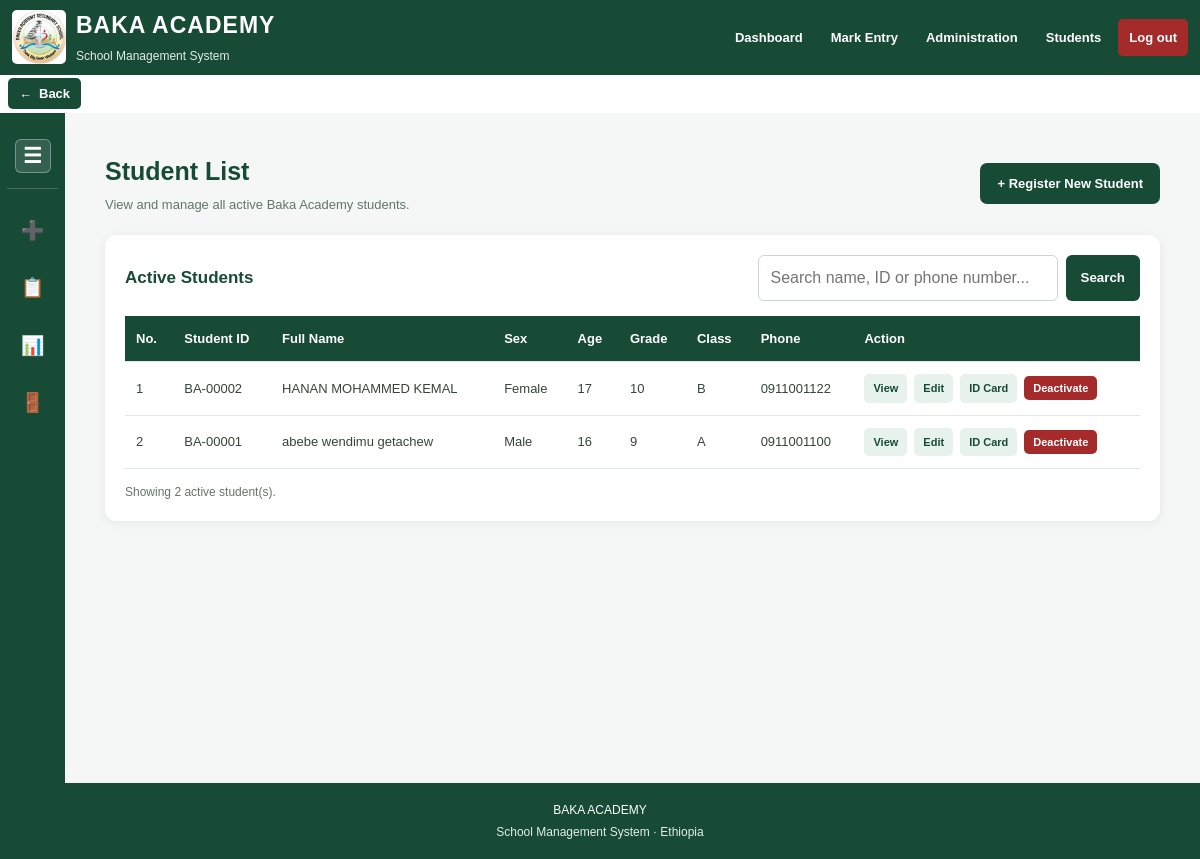
The page /students/list (signed in) on the database its author committed.
### app.py (models this page shows)
class Student(db.Model):
    id = db.Column(db.Integer, primary_key=True)
    student_id = db.Column(db.String(30), unique=True, nullable=False)
    full_name = db.Column(db.String(150), nullable=False)
    grade = db.Column(db.String(10), nullable=False)
    section = db.Column(db.String(10), nullable=False)
    sex = db.Column(db.String(1))
    age = db.Column(db.Integer)
    family_contact_name = db.Column(db.String(150))
    family_phone = db.Column(db.String(30))
    previous_school = db.Column(db.String(150))
    photo_filename = db.Column(db.String(255))
    stream = db.Column(db.String(50))
    academic_year_ec = db.Column(db.String(30))
    academic_year_gc = db.Column(db.String(30))
    is_active = db.Column(
        db.Boolean, nullable=False, default=True, server_default="1"
    )
    left_at = db.Column(db.DateTime)

### app.py (the view, shortened to what this page needs)
@app.route("/students/list")
@student_staff_only
def student_list():
    search = request.args.get("search", "").strip()
    query = Student.query.filter_by(is_active=True)
    students = query.order_by(
        Student.grade,
        Student.section,
        Student.full_name
    ).all()
    return render_template(
        "student_list.html",
        students=students,
        search=search
    )

### app.py (called while the page is built)
def logged_in(fn):
    @wraps(fn)
    def wrapper(*args, **kwargs):
        if "user_id" not in session:
            return redirect(url_for("login"))
        user = db.session.get(User, session["user_id"])
        if not user or not user.is_active:
            session.clear()
            flash("Your account is inactive or unavailable.")
            return redirect(url_for("login"))
        return fn(*args, **kwargs)
    return wrapper

def student_staff_only(fn):
    @wraps(fn)
    @logged_in
    def wrapper(*args, **kwargs):
        user = db.session.get(User, session["user_id"])
        if not user or user.role not in [
            "admin", "student_management"
        ]:
            flash("Student Management access required.")
            return redirect(url_for("dashboard"))
        return fn(*args, **kwargs)
    return wrapper

### templates/student_list.html (shortened to what this page needs)
{% extends "base.html" %}
{% block content %}
<div class="student-layout">
    {% include "_student_sidebar.html" %}
    <section class="student-content">
        <div class="student-list-page">
            <div class="student-list-header">
                <div>
                    <h2>Student List</h2>
                    <p>View and manage all active Baka Academy students.</p>
                </div>
                <a href="{{ url_for('register_student') }}"
                   class="register-button">
                    + Register New Student
                </a>
            </div>
            <div class="student-list-card">
                <div class="list-toolbar">
                    <h3>Active Students</h3>
                    <form method="GET"
                          action="{{ url_for('student_list') }}"
                          class="student-search-form">
                        <input
                            type="text"
                            name="search"
                            value="{{ search }}"
                            placeholder="Search name, ID or phone number...">
                        <button type="submit" class="search-button">
                            Search
                        </button>
                    </form>
                </div>
                <div class="student-table-container">
                    <table class="student-table">
                        <thead>
                            <tr>
                                <th>No.</th>
                                <th>Student ID</th>
                                <th>Full Name</th>
                                <th>Sex</th>
                                <th>Age</th>
                                <th>Grade</th>
                                <th>Class</th>
                                <th>Phone</th>
                                <th>Action</th>
                            </tr>
                        </thead>
                        <tbody>
                            {% for student in students %}
                            <tr>
                                <td>{{ loop.index }}</td>
                                <td>{{ student.student_id }}</td>
                                <td>{{ student.full_name }}</td>
                                <td>
                                    {% if student.sex == "M" %}
                                        Male
                                    {% elif student.sex == "F" %}
                                        Female
                                    {% else %}
                                        -
                                    {% endif %}
                                </td>
                                <td>{{ student.age or '-' }}</td>
                                <td>{{ student.grade }}</td>
                                <td>{{ student.section }}</td>
                                <td>{{ student.family_phone or '-' }}</td>
                                <td>
                                    <div class="student-actions">
                                        <a class="action-link"
                                           href="{{ url_for('student_profile', student_id=student.id, source='students') }}">
                                            View
                                        </a>
                                        <a class="action-link"
                                           href="{{ url_for('edit_student', student_id=student.id) }}">
                                            Edit
                                        </a>
                                        <a class="action-link"
                                           href="{{ url_for('student_id_card', student_id=student.id, source='students') }}">
                                            ID Card
                                        </a>
                                        <form
                                            method="POST"
                                            action="{{ url_for('deactivate_student', student_id=student.id) }}"
                                            onsubmit="return confirm('Are you sure you want to move this student to the Left Student List?');">
                                            <button type="submit"
                                                    class="deactivate-button">
                                                Deactivate
                                            </button>
                                        </form>
                                    </div>
                                </td>
                            </tr>
                            {% else %}
                            <tr>
                                <td colspan="9" class="empty-row">
                                    No active students found.
                                </td>
                            </tr>
                            {% endfor %}
                        </tbody>
                    </table>
                </div>
                <div class="student-count">
                    Showing {{ students|length }} active student(s).
                </div>
            </div>
        </div>
    </section>
</div>
{% endblock %}

### static/style.css (style rules this page uses)
* { box-sizing: border-box; }
:root { --green: #174b36; --green-dark: #103b2b; --green-light: #236b4c; --green-pale: #e8f2ec; --gold: #d9b45b; --background: #f3f7f4; --white: #ffffff; --text: #17251d; --muted: #64756a; --border: #dce7df; }
html { width: 100%; min-height: 100%; }
body { width: 100%; min-height: 100vh; margin: 0; padding: 0; font-family: Arial, sans-serif; background: var(--background); color: var(--text); line-height: 1.5; overflow-x: hidden; }
h2 { color: var(--green); }
input, select, textarea { display: block; width: 100%; max-width: 100%; margin-top: 5px; padding: 9px 10px; border: 1px solid #cbd5d1; border-radius: 6px; background: white; color: var(--text); font: inherit; }
button { margin-top: 8px; padding: 10px 16px; border: 0; border-radius: 6px; background: var(--green); color: white; font-weight: bold; cursor: pointer; }
table { width: 100%; border-collapse: collapse; min-width: 550px; }
th, td { padding: 10px; border-bottom: 1px solid var(--border); text-align: left; vertical-align: middle; }
th { background: var(--green-pale); color: var(--green); }

### templates/base.html (style rules this page uses)
* { box-sizing: border-box; }
html, body { width: 100%; min-height: 100%; margin: 0; padding: 0; }
body { overflow-x: hidden; }

### templates/_student_sidebar.html (style rules this page uses)
.student-layout { display: flex; width: 100%; min-height: calc(100vh - 130px); background: #f4f7f5; }
.student-content { flex: 1; min-width: 0; padding: 20px; }

### templates/student_list.html (style rules this page uses)
.student-list-page { max-width: 1450px; margin: 0 auto; padding: 20px; }
.student-list-header { display: flex; justify-content: space-between; align-items: center; gap: 15px; flex-wrap: wrap; margin-bottom: 20px; }
.student-list-header h2 { color: #174b36; margin: 0; font-size: 25px; }
.student-list-header p { color: #64756a; margin: 5px 0 0; font-size: 13px; }
.register-button { display: inline-block; background: #174b36; color: white; padding: 11px 17px; border-radius: 7px; text-decoration: none; font-weight: bold; font-size: 13px; }
.student-list-card { background: white; border-radius: 11px; padding: 20px; box-shadow: 0 2px 10px #17203312; }
.list-toolbar { display: flex; justify-content: space-between; align-items: center; gap: 12px; flex-wrap: wrap; margin-bottom: 15px; }
.list-toolbar h3 { color: #174b36; margin: 0; font-size: 17px; }
.student-search-form { display: flex; gap: 8px; flex-wrap: wrap; }
.student-search-form input { width: 300px; max-width: 100%; padding: 10px 12px; border: 1px solid #cbd8ce; border-radius: 6px; margin: 0; }
.search-button { background: #174b36; color: white; border: none; border-radius: 6px; padding: 10px 15px; cursor: pointer; margin: 0; }
.student-table-container { width: 100%; overflow-x: auto; }
.student-table { width: 100%; border-collapse: collapse; min-width: 850px; font-size: 13px; }
.student-table th { background: #174b36; color: white; padding: 13px 11px; text-align: left; white-space: nowrap; }
.student-table td { padding: 12px 11px; border-bottom: 1px solid #e1e9e3; color: #34463a; }
.student-actions { display: flex; align-items: center; gap: 7px; flex-wrap: wrap; }
.action-link { display: inline-block; padding: 6px 9px; background: #e8f2ec; color: #174b36; text-decoration: none; border-radius: 5px; font-size: 11px; font-weight: bold; }
.deactivate-button { background: #a52a2a; color: white; border: none; border-radius: 5px; padding: 6px 9px; font-size: 11px; cursor: pointer; margin: 0; }
.student-count { color: #64756a; font-size: 12px; margin-top: 14px; }

### rows shown on the page
Student: student_id "BA-00002", full_name "HANAN MOHAMMED KEMAL", sex "Female", age "17", grade "10", section "B", family_phone "0911001122"
Student: student_id "BA-00001", full_name "abebe wendimu getachew", sex "Male", age "16", grade "9", section "A", family_phone "0911001100"

### other values the page prints
{{ students|length }} "2"
